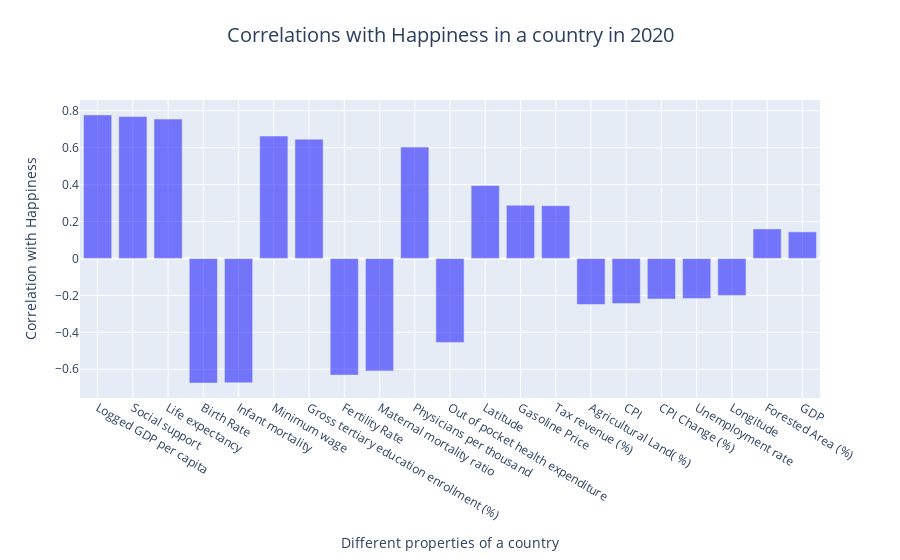

The cell this chart's notebook holds for it:
### Markdown cell above
On the first map-graph we can see the happiness in most countries from 2020 till 2015, where the more yellow a country is, the more happy the people in the country are. On the second map-graph we can see how wealthy a country is divided by how many people live in that country. If you compare both maps you will see that most often, the more wealthy per person a country is, that more happiness is perceived in that country.

### Code cell
import plotly.graph_objs as go
import pandas as pd

# Load the correlation data
df = pd.read_csv('databases/score_correlations.csv')

# Create the bar trace
trace = go.Bar(
    x=df['Variable1'],
    y=df['Correlation'],
    marker=dict(color='rgba(0, 0, 255, 0.5)')  # Set marker color with transparency
)

# Create the figure and update layout with titles
fig = go.Figure(trace)
fig.update_layout(
    title='Correlations with Happiness in a country in 2020',
    title_x=0.5,  # Center title horizontally
    title_y=0.95,  # Position title slightly above the plot
    title_font=dict(size=20),  # Increase font size
    yaxis_title='Correlation with Happiness',
    xaxis_title='Different properties of a country',
    xaxis=dict(
        showgrid=True,  # Add grid lines to x-axis
        gridwidth=1,
        gridcolor='white'
    ),
    yaxis=dict(
        showgrid=True,  # Add grid lines to y-axis
        gridwidth=1,
        gridcolor='white'
    ),
)

# Display the figure
fig.show()

### Figure 1 — Plotly figure (JSON) as saved in the notebook; plotly's stock layout.template omitted (floating-point values rounded to 4 significant figures)
{"data": [{"marker": {"color": "rgba(0, 0, 255, 0.5)"}, "type": "bar", "x": ["Logged GDP per capita", "Social support", "Life expectancy", "Birth Rate", "Infant mortality", "Minimum wage", "Gross tertiary education enrollment (%)", "Fertility Rate", "Maternal mortality ratio", "Physicians per thousand", "Out of pocket health expenditure", "Latitude", "Gasoline Price", "Tax revenue (%)", "Agricultural Land( %)", "CPI", "CPI Change (%)", "Unemployment rate", "Longitude", "Forested Area (%)", "GDP"], "y": [0.7778, 0.7693, 0.7552, -0.6751, -0.6736, 0.6633, 0.6465, -0.6318, -0.6092, 0.6038, -0.4549, 0.3952, 0.2885, 0.2861, -0.2494, -0.2442, -0.2194, -0.2166, -0.2011, 0.1601, 0.1442]}], "layout": {"autosize": true, "title": {"font": {"size": 20}, "text": "Correlations with Happiness in a country in 2020", "x": 0.5, "y": 0.95}, "xaxis": {"autorange": true, "gridcolor": "white", "gridwidth": 1, "range": [-0.5, 20.5], "showgrid": true, "title": {"text": "Different properties of a country"}, "type": "category"}, "yaxis": {"autorange": true, "gridcolor": "white", "gridwidth": 1, "range": [-0.7558, 0.8585], "showgrid": true, "title": {"text": "Correlation with Happiness"}, "type": "linear"}}}
